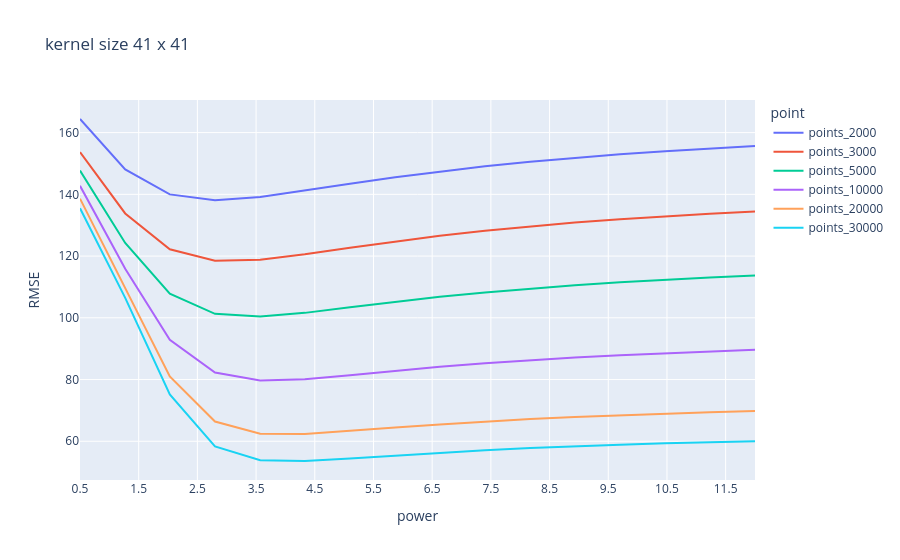

Notebook code for this chart:
### Code cell
df1 = pd.DataFrame()
df1['power'] = channels
df1['RMSE'] = pixel
df1['point'] = points

fig = px.line(df1, x="power", y="RMSE", color='point', title="kernel size 41 x 41")
fig.update_layout(
    xaxis = dict(
        tickmode = 'linear',
        tick0 = 0.5,
        dtick = 1
    )
)

fig.show()

### Figure 1 — Plotly figure (JSON) as saved in the notebook; plotly's stock layout.template omitted (floating-point values rounded to 4 significant figures)
{"data": [{"hovertemplate": "point=points_2000<br>power=%{x}<br>RMSE=%{y}<extra></extra>", "legendgroup": "points_2000", "line": {"color": "#636efa", "dash": "solid"}, "marker": {"symbol": "circle"}, "mode": "lines", "name": "points_2000", "orientation": "v", "showlegend": true, "type": "scatter", "x": [0.5, 1.27, 2.03, 2.8, 3.57, 4.33, 5.1, 5.87, 6.63, 7.4, 8.17, 8.93, 9.7, 10.47, 11.23, 12], "xaxis": "x", "y": [164.4, 148.1, 140.0, 138.1, 139.1, 141.2, 143.4, 145.5, 147.4, 149.1, 150.6, 151.8, 153.0, 154.0, 154.9, 155.7], "yaxis": "y"}, {"hovertemplate": "point=points_3000<br>power=%{x}<br>RMSE=%{y}<extra></extra>", "legendgroup": "points_3000", "line": {"color": "#EF553B", "dash": "solid"}, "marker": {"symbol": "circle"}, "mode": "lines", "name": "points_3000", "orientation": "v", "showlegend": true, "type": "scatter", "x": [0.5, 1.27, 2.03, 2.8, 3.57, 4.33, 5.1, 5.87, 6.63, 7.4, 8.17, 8.93, 9.7, 10.47, 11.23, 12], "xaxis": "x", "y": [153.7, 133.8, 122.2, 118.5, 118.8, 120.6, 122.7, 124.8, 126.6, 128.2, 129.6, 130.9, 131.9, 132.9, 133.7, 134.5], "yaxis": "y"}, {"hovertemplate": "point=points_5000<br>power=%{x}<br>RMSE=%{y}<extra></extra>", "legendgroup": "points_5000", "line": {"color": "#00cc96", "dash": "solid"}, "marker": {"symbol": "circle"}, "mode": "lines", "name": "points_5000", "orientation": "v", "showlegend": true, "type": "scatter", "x": [0.5, 1.27, 2.03, 2.8, 3.57, 4.33, 5.1, 5.87, 6.63, 7.4, 8.17, 8.93, 9.7, 10.47, 11.23, 12], "xaxis": "x", "y": [147.7, 124.2, 107.8, 101.3, 100.4, 101.6, 103.4, 105.2, 106.8, 108.2, 109.5, 110.5, 111.5, 112.3, 113.0, 113.7], "yaxis": "y"}, {"hovertemplate": "point=points_10000<br>power=%{x}<br>RMSE=%{y}<extra></extra>", "legendgroup": "points_10000", "line": {"color": "#ab63fa", "dash": "solid"}, "marker": {"symbol": "circle"}, "mode": "lines", "name": "points_10000", "orientation": "v", "showlegend": true, "type": "scatter", "x": [0.5, 1.27, 2.03, 2.8, 3.57, 4.33, 5.1, 5.87, 6.63, 7.4, 8.17, 8.93, 9.7, 10.47, 11.23, 12], "xaxis": "x", "y": [142.8, 115.9, 92.88, 82.29, 79.7, 80.13, 81.42, 82.83, 84.12, 85.27, 86.28, 87.14, 87.9, 88.57, 89.14, 89.66], "yaxis": "y"}, {"hovertemplate": "point=points_20000<br>power=%{x}<br>RMSE=%{y}<extra></extra>", "legendgroup": "points_20000", "line": {"color": "#FFA15A", "dash": "solid"}, "marker": {"symbol": "circle"}, "mode": "lines", "name": "points_20000", "orientation": "v", "showlegend": true, "type": "scatter", "x": [0.5, 1.27, 2.03, 2.8, 3.57, 4.33, 5.1, 5.87, 6.63, 7.4, 8.17, 8.93, 9.7, 10.47, 11.23, 12], "xaxis": "x", "y": [138.6, 109.8, 81.03, 66.39, 62.46, 62.38, 63.32, 64.44, 65.48, 66.4, 67.2, 67.88, 68.48, 68.99, 69.43, 69.82], "yaxis": "y"}, {"hovertemplate": "point=points_30000<br>power=%{x}<br>RMSE=%{y}<extra></extra>", "legendgroup": "points_30000", "line": {"color": "#19d3f3", "dash": "solid"}, "marker": {"symbol": "circle"}, "mode": "lines", "name": "points_30000", "orientation": "v", "showlegend": true, "type": "scatter", "x": [0.5, 1.27, 2.03, 2.8, 3.57, 4.33, 5.1, 5.87, 6.63, 7.4, 8.17, 8.93, 9.7, 10.47, 11.23, 12], "xaxis": "x", "y": [135.5, 106.5, 75.21, 58.35, 53.86, 53.61, 54.43, 55.41, 56.32, 57.13, 57.82, 58.4, 58.9, 59.33, 59.7, 60.01], "yaxis": "y"}], "layout": {"legend": {"title": {"text": "point"}, "tracegroupgap": 0}, "title": {"text": "kernel size 41 x 41"}, "xaxis": {"anchor": "y", "domain": [0, 1], "dtick": 1, "tick0": 0.5, "tickmode": "linear", "title": {"text": "power"}}, "yaxis": {"anchor": "x", "domain": [0, 1], "title": {"text": "RMSE"}}}}
